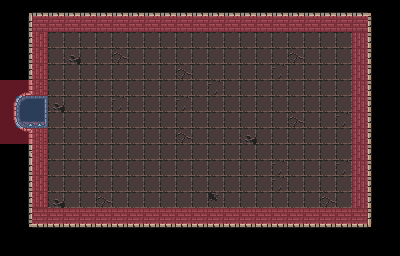

This game map was drawn from its Tiled (.tmx) file and the tilesets committed beside it. A one-line description and the trimmed map source follow:
An orthogonal 25x16 tile map with 16x16 px tiles, 3 tile layers (Tile Layer 1, door meta, wall meta), 2 tilesets.

<map version="1.8" tiledversion="1.8.4" orientation="orthogonal" renderorder="right-down" width="25" height="16" tilewidth="16" tileheight="16" infinite="0" nextlayerid="5" nextobjectid="1">
 <tileset firstgid="1" source="0x72_DungeonTilesetII_v1.4.tsx" />
 <tileset firstgid="1025" source="MetaSet.tsx" />
 <layer id="1" name="Tile Layer 1" width="25" height="16">
  <data>[400 cells, 350 non-empty, 21 distinct tile ids]</data>
 </layer>
 <layer id="4" name="door meta" width="25" height="16" opacity="0.4">
  <data>[400 cells, 4 non-empty, 1 distinct tile ids]</data>
 </layer>
 <layer id="3" name="wall meta" width="25" height="16" opacity="0.4">
  <data>[400 cells, 68 non-empty, 1 distinct tile ids]</data>
 </layer>
</map>
